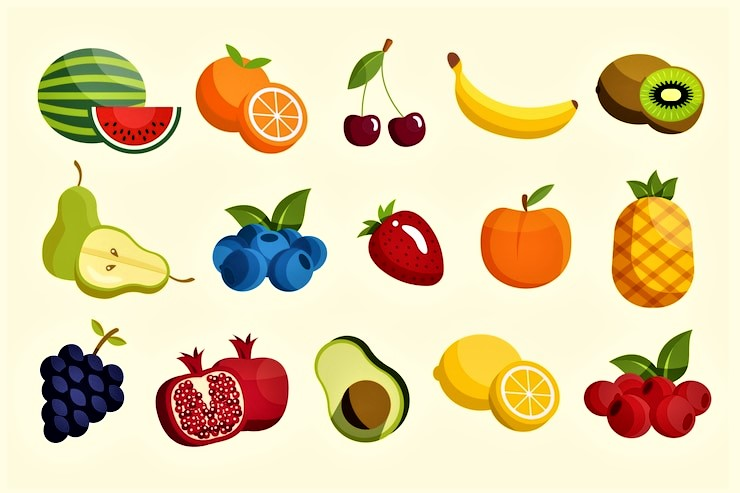
%> input picture buah.jpg, 740 x 493 px
$ octave YIQ_Segmentasi.m   (GNU Octave 9; MATLAB toolbox functions it lacks are replaced by stand-ins)
%> lines starting %> are read from the running program, lines starting %| are printed output that depends on the picture; in (x1, y1, x2, y2) boxes, pixels count from 0 and x2, y2 are one past the last pixel; in counts of white or black regions, pixels touching at a corner belong together; the program's own positions count from 1
%=================> Tugas PCD <==================
%==========> Tafania Natalia Kasaedja <==========
%=================> F55120070 <==================

clc;
clear;
close all;
warning off all;

%membaca citra
img = imread('buah.jpg')
%> img is the input picture: size 493x740x3 uint8; mean R, G, B 227.7, 211.1, 171.2

%rgb to ycbcr
YIQ = uint8(zeros(size(img)));
for i = 1:size(img,1)
    for j = 1:size(img,2)
        YIQ(i,j,1)=0.299*img(i,j,2)+0.587*img(i,j,1)+0.114*img(i,j,1);
        YIQ(i,j,3)=0.596*img(i,j,3)+0.274*img(i,j,2)+0.322*img(i,j,2);
        YIQ(i,j,2)=0.211*img(i,j,2)+0.532*img(i,j,3)+0.312*img(i,j,3);
    end
end
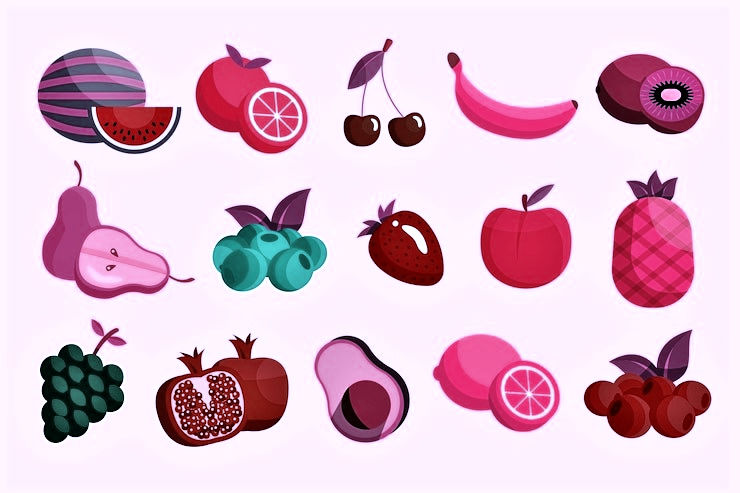
%> YIQ: size 493x740x3 uint8; mean R, G, B 223, 189, 208.1

%YCbCr to Grayscale
YI = double(rgb2gray(YIQ));
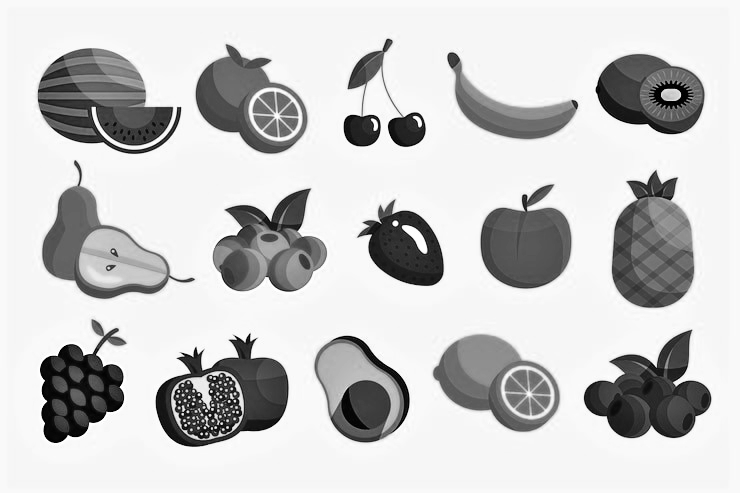
%> YI: size 493x740 double; min 0, max 255, mean 201.4

%konvolusi dengan operator "Roberts"
robertshor = [0 1; -1 0];
robertsver = [1 0; 0 -1];
YIx = conv2(YI, robertshor, 'same');
YIy = conv2(YI, robertsver, 'same');
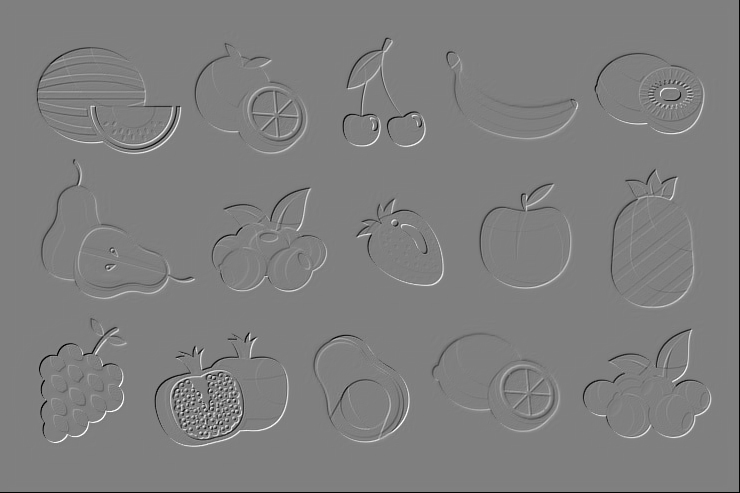
%> YIy: size 493x740 double; min -255, max 255, mean -0.8; drawn with min black and max white
J = sqrt ((YIx.^2+YIy.^2));

%Melakukan tresholding citra
K = uint8(J);
L = imbinarize(K,0.08);
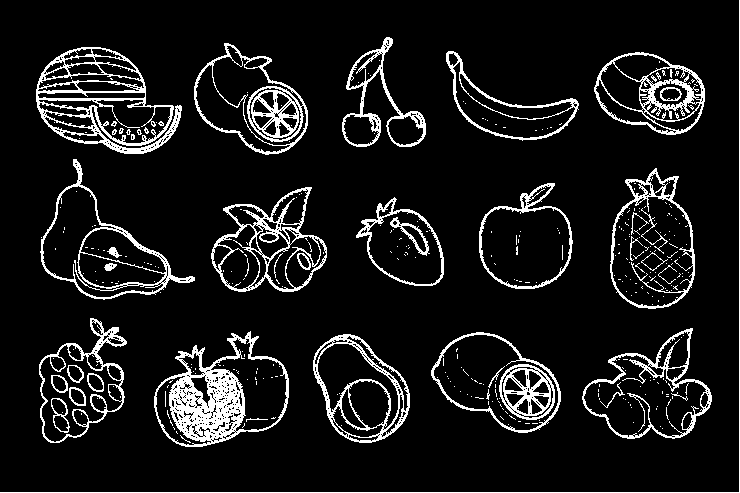
%> L: size 493x740 logical; 9.7% white in thin lines or dots
M = imfill(L,'holes');
%> M: size 493x740 logical; 31.2% white; 18 white regions (2 under 20 px), largest, box (x1, y1, x2, y2) and area: (36, 47, 182, 154) 10379, (154, 331, 289, 447) 10286, (40, 159, 195, 300) 9079
N = bwareaopen(M,1500);
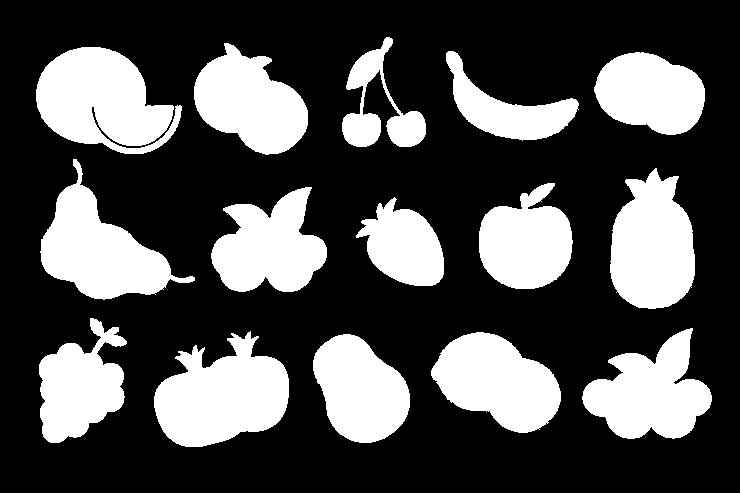
%> N: size 493x740 logical; 30.9% white; 15 white regions

%mengambil bounding box
[labeled, numObjects] = bwlabel(N,8); %black and white
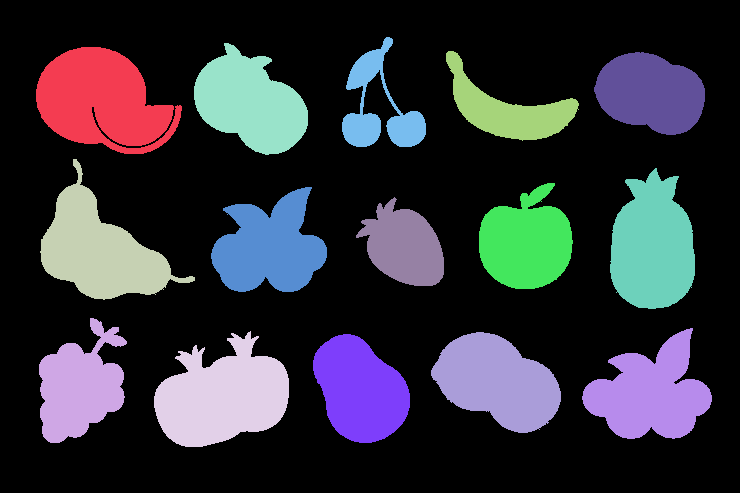
%> labeled: size 493x740 double; 16 distinct labels, from 0 to 15; one colour per label, 0 black
%> numObjects = 15

%menampilkan citra dalam bentuk baris dan kolom
figure
subplot (2,4,1),imshow(img);title('Citra Asli');
subplot (2,4,2),imshow(YIQ);title('RGB to YIQ');
subplot (2,4,3),imshow(YI,[]);title('YIQ to Grayscale');
subplot (2,4,4),imshow(L);title('Tresholding');
subplot (2,4,5),imshow(M);title('Filing Holes');
subplot (2,4,6),imshow(N);title('Morfologi');
subplot (2,4,7),imshow(labeled,[]);title('Label');
stats = regionprops(labeled, 'BoundingBox');
%> stats = 15 regions; largest, box (x1, y1, x2, y2): (40, 159, 195, 300), (154, 331, 289, 447), (36, 47, 182, 154), (582, 328, 712, 439), (431, 332, 561, 433)
bbox = cat(1,stats.BoundingBox);
%> bbox = 15 rows, first 8: [36.5 47.5 146 107; 39.5 318.5 88 125; 40.5 159.5 155 141; 154.5 331.5 135 116; 194.5 43.5 114 112; 211.5 187.5 116 105; 313.5 334.5 97 109; 342.5 37.5 84 110]
%menampilkan hasil segmentasi
subplot (2,4,8),imshow(img);title('Deteksi');
hold on
for idx = 1:numObjects
    h = rectangle('Position',bbox(idx,:),'LineWidth',3);
    set (h,'EdgeColor',[0 0 1]);
    hold on;
end
%> this loop made 15 passes

%tampilkan jumlah object
title(['Jumlah Object : ', num2str(numObjects)])
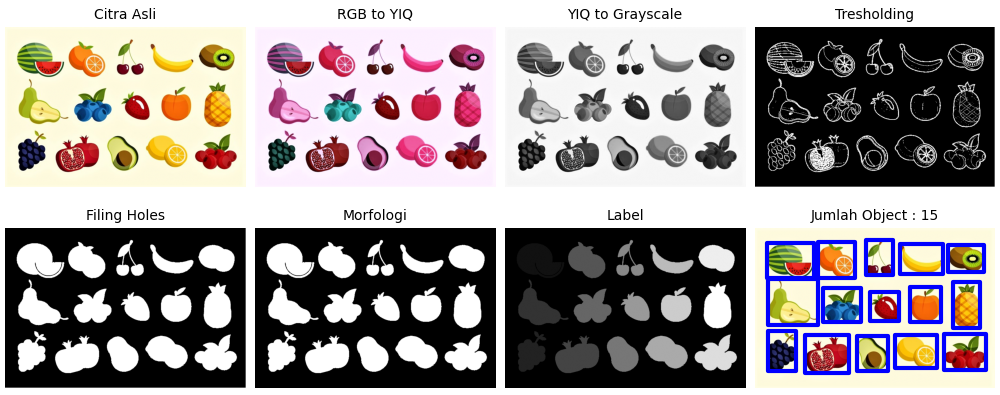
%> figure redrawn from the program's plot data, 8 panels
hold off;
